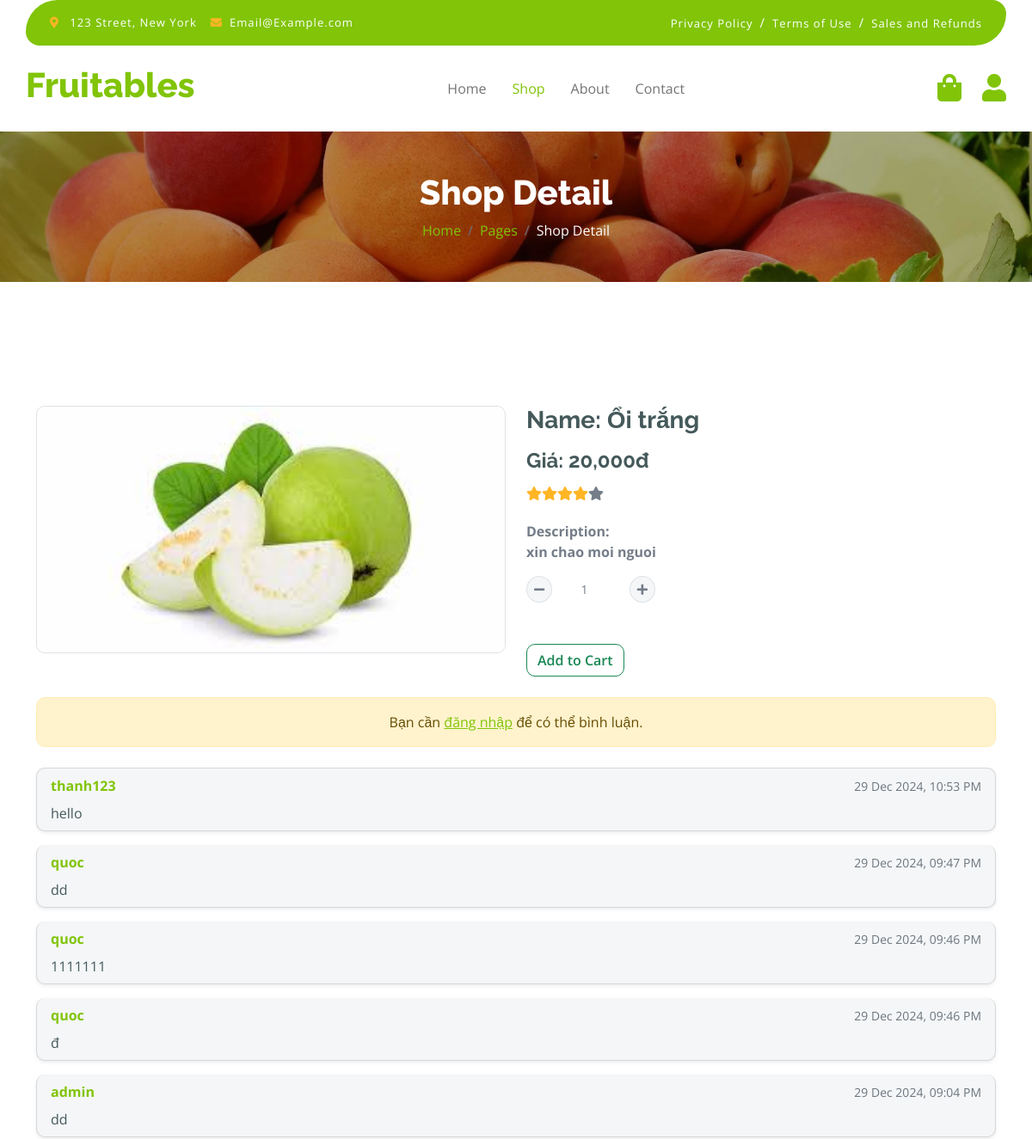
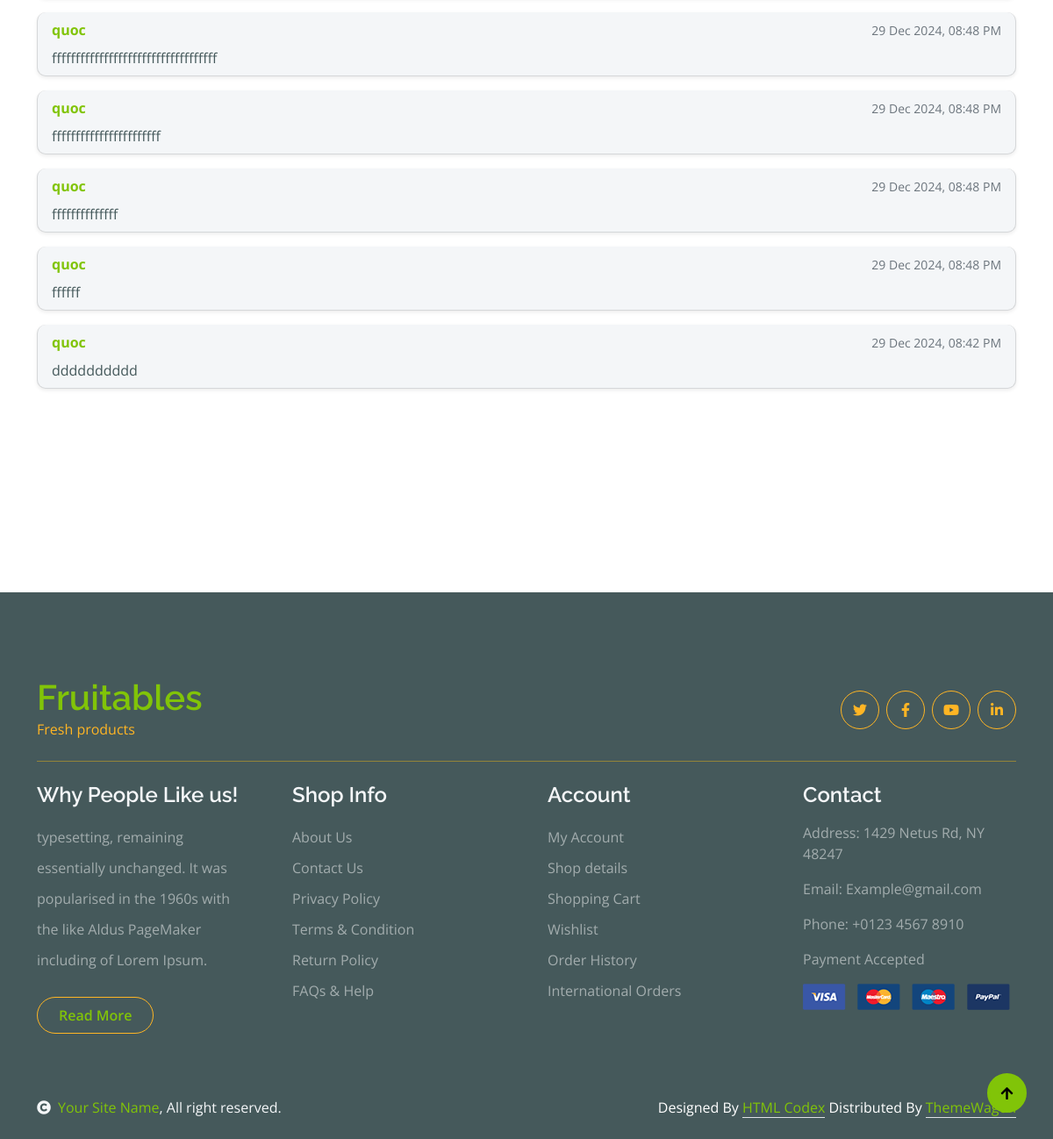
The page /product.php?id=10 on the database its author committed (2 pictures, top to bottom).
### tables this page shows
CREATE TABLE IF NOT EXISTS `products` (
  `id` int NOT NULL AUTO_INCREMENT,
  `name` varchar(255) NOT NULL,
  `price` int NOT NULL,
  `description` text NOT NULL,
  `image` varchar(255) NOT NULL,
  `views` int NOT NULL DEFAULT '0',
  `likes` int NOT NULL DEFAULT '0',
  `status` tinyint NOT NULL DEFAULT '1',
  PRIMARY KEY (`id`)
);

CREATE TABLE IF NOT EXISTS `comments` (
  `id` int NOT NULL AUTO_INCREMENT,
  `content` varchar(255) NOT NULL,
  `product_id` int NOT NULL,
  `user_id` int NOT NULL,
  `created_at` datetime DEFAULT CURRENT_TIMESTAMP,
  PRIMARY KEY (`id`)
);

CREATE TABLE IF NOT EXISTS `users` (
  `id` int NOT NULL AUTO_INCREMENT,
  `username` varchar(100) NOT NULL,
  `password` varchar(255) NOT NULL,
  `role_id` int NOT NULL DEFAULT '2',
  `created_at` timestamp NULL DEFAULT CURRENT_TIMESTAMP,
  PRIMARY KEY (`id`),
  UNIQUE KEY `username` (`username`),
  KEY `role_id` (`role_id`)
);

### app/model/Product.php (called while the page is built, shortened)
<?php
class Product extends Database
{
    public function find($id)
    {
        $sql = parent::$connection->prepare("SELECT `products`.*, GROUP_CONCAT(`category_product`.`category_id`) AS 'category_ids'
                                            FROM `products`
                                            LEFT JOIN `category_product`
                                            ON `products`.`id` = `category_product`.`product_id`
                                            WHERE `id`=?
                                            GROUP BY `products`.`id`");
        $sql->bind_param('i', $id);
        return parent::select($sql)[0];
    }
}

### app/model/Database.php (called while the page is built, shortened)
<?php
class Database
{
     public function select($sql)
     {
          $sql->execute();
          $items = $sql->get_result()->fetch_all(MYSQLI_ASSOC);
          return $items;
     }
}

### app/model/Comment.php (called while the page is built, shortened)
<?php
class Comment extends Database
{
    public function find($productId)
    {
        $sql = parent::$connection->prepare("SELECT
        `comments`.*,
        `users`.`username` AS user_name
    FROM
        `comments`
    LEFT JOIN
        `users`
    ON
        `comments`.`user_id` = `users`.`id`
    WHERE
        `comments`.`product_id` =?
    ORDER BY
        `comments`.`id` DESC;");
        $sql->bind_param('i', $productId);
        return parent::select($sql);
    }
}

### product.php (the view, shortened to what this page needs)
<?php
require_once "config/database.php";
$id = $_GET['id'];
$productModel = new Product();
$product = $productModel->find($id);
$commentModel = new Comment();
$comments = $commentModel->find($id);
?>
<!DOCTYPE html>
<html lang="en">
<head>
    <link rel="stylesheet" href="https://use.fontawesome.com/releases/v5.15.4/css/all.css" />
    <link href="https://cdn.jsdelivr.net/npm/bootstrap-icons@1.4.1/font/bootstrap-icons.css" rel="stylesheet">
    <link href="lib/lightbox/css/lightbox.min.css" rel="stylesheet">
    <link href="lib/owlcarousel/assets/owl.carousel.min.css" rel="stylesheet">
    <link href="css/bootstrap.min.css" rel="stylesheet">
    <link href="css/style.css" rel="stylesheet">
</head>
<body>
    <div class="container-fluid fixed-top">
        <div class="container topbar bg-primary d-none d-lg-block">
            <div class="d-flex justify-content-between">
                <div class="top-info ps-2">
                    <small class="me-3"><i class="fas fa-map-marker-alt me-2 text-secondary"></i> <a href="#" class="text-white">123 Street, New York</a></small>
                    <small class="me-3"><i class="fas fa-envelope me-2 text-secondary"></i><a href="#" class="text-white">Email@Example.com</a></small>
                </div>
                <div class="top-link pe-2">
                    <a href="#" class="text-white"><small class="text-white mx-2">Privacy Policy</small>/</a>
                    <a href="#" class="text-white"><small class="text-white mx-2">Terms of Use</small>/</a>
                    <a href="#" class="text-white"><small class="text-white ms-2">Sales and Refunds</small></a>
                </div>
            </div>
        </div>
        <div class="container px-0">
            <nav class="navbar navbar-light bg-white navbar-expand-xl">
                <a href="index.php" class="navbar-brand">
                    <h1 class="text-primary display-6">Fruitables</h1>
                </a>
                <div class="collapse navbar-collapse bg-white" id="navbarCollapse">
                    <div class="navbar-nav mx-auto">
                        <a href="index.php" class="nav-item nav-link">Home</a>
                        <a href="shop.php" class="nav-item nav-link active">Shop</a>
                        <a href="about.php" class="nav-item nav-link">About</a>
                        <a href="contact.php" class="nav-item nav-link">Contact</a>
                    </div>
                    <div class="d-flex m-3 me-0">
                        <a href="cart.php" class="position-relative me-4 my-auto">
                            <i class="fa fa-shopping-bag fa-2x"></i>
                        </a>
                        <?php if (isset($_SESSION['isLoggedIn']) && $_SESSION['isLoggedIn'] === true): ?>
                            <div class="d-flex align-items-center">
                                <span class="text-dark me-3"><?php echo $_SESSION['username']; ?></span>
                                <a href="logout.php" class="btn btn-danger">Đăng xuất</a>
                            </div>
                        <?php else: ?>
                            <a href="login.php" class="my-auto">
                                <i class="fas fa-user fa-2x"></i>
                            </a>
                        <?php endif; ?>
                    </div>
                </div>
            </nav>
        </div>
    </div>
    <div class="container-fluid page-header py-5">
        <h1 class="text-center text-white display-6">Shop Detail</h1>
        <ol class="breadcrumb justify-content-center mb-0">
            <li class="breadcrumb-item"><a href="index.php">Home</a></li>
            <li class="breadcrumb-item"><a href="#">Pages</a></li>
            <li class="breadcrumb-item active text-white">Shop Detail</li>
        </ol>
    </div>
    <div class="container-fluid py-5 mt-5">
        <div class="container py-5">
            <div class="row g-4 mb-5">
                <div class="col-lg-12 col-xl-12">
                    <form action="cart.php" method="post">
                        <div class="row g-4">
                            <div class="col-lg-6">
                                <div class="border rounded">
                                    <a href="#">
                                        <img src="public/images/<?php echo $product['image']; ?>" class="img-fluid rounded" alt="Image" width="100%">
                                    </a>
                                </div>
                            </div>
                            <div class="col-lg-6">
                                <h3 class="fw-bold mb-3">Name: <?php echo $product['name']; ?></h3>
                                <h4 class="fw-bold mb-3">Giá: <?php echo number_format($product['price']); ?>đ</h4>
                                <div class="d-flex mb-4">
                                    <i class="fa fa-star text-secondary"></i>
                                    <i class="fa fa-star text-secondary"></i>
                                    <i class="fa fa-star text-secondary"></i>
                                    <i class="fa fa-star text-secondary"></i>
                                    <i class="fa fa-star"></i>
                                </div>
                                <div class="fw-bold mb-3">Description: <?php echo $product['description']; ?></div>
                                <div class="input-group quantity mb-5" style="width: 150px;">
                                    <div class="input-group-btn">
                                        <button type="button" class="btn btn-sm btn-minus rounded-circle bg-light border" onclick="updateQuantity(-1)">
                                            <i class="fa fa-minus"></i>
                                        </button>
                                    </div>
                                    <input type="number" name="quantity" id="quantity" class="form-control form-control-sm text-center border-0" value="1" min="1">
                                    <div class="input-group-btn">
                                        <button type="button" class="btn btn-sm btn-plus rounded-circle bg-light border" onclick="updateQuantity(1)">
                                            <i class="fa fa-plus"></i>
                                        </button>
                                    </div>
                                </div>
                                <button type="submit" class="btn btn-outline-success" name="btn-add-to-cart">
                                    Add to Cart
                                </button>
                            </div>
                        </div>
                    </form>
                    <br>
                    <?php if (!isset($_SESSION['isLoggedIn']) || $_SESSION['isLoggedIn'] !== true) : ?>
                        <div class="alert alert-warning text-center mb-4" role="alert">
                            Bạn cần <a href="login.php" class="text-decoration-underline text-primary">đăng nhập</a> để có thể bình luận.
                        </div>
                    <?php endif; ?>
                    <ul class="list-group mb-4">
                        <?php if (!empty($comments)) : ?>
                            <?php foreach ($comments as $comment) : ?>
                                <li class="list-group-item bg-light rounded shadow-sm mb-3">
                                    <div class="d-flex justify-content-between align-items-center mb-2">
                                        <span class="fw-bold text-primary"><?php echo $comment['user_name']; ?></span>
                                        <small class="text-muted"><?php echo date("d M Y, h:i A", strtotime($comment['created_at'])); ?></small>
                                    </div>
                                    <p class="mb-0 text-dark"><?php echo $comment['content']; ?></p>
                                </li>
                            <?php endforeach; ?>
                        <?php else : ?>
                            <li class="list-group-item bg-light rounded shadow-sm">
                                <p class="mb-0 text-dark text-center">Chưa có bình luận nào.</p>
                            </li>
                        <?php endif; ?>
                    </ul>
                </div>
            </div>
        </div>
    </div>
    <div class="container-fluid bg-dark text-white-50 footer pt-5 mt-5">
        <div class="container py-5">
            <div class="pb-4 mb-4" style="border-bottom: 1px solid rgba(226, 175, 24, 0.5) ;">
                <div class="row g-4">
                    <div class="col-lg-3">
                        <a href="#">
                            <h1 class="text-primary mb-0">Fruitables</h1>
                            <p class="text-secondary mb-0">Fresh products</p>
                        </a>
                    </div>
                    <div class="col-lg-6">
                    </div>
                    <div class="col-lg-3">
                        <div class="d-flex justify-content-end pt-3">
                            <a class="btn  btn-outline-secondary me-2 btn-md-square rounded-circle" href=""><i class="fab fa-twitter"></i></a>
                            <a class="btn btn-outline-secondary me-2 btn-md-square rounded-circle" href=""><i class="fab fa-facebook-f"></i></a>
                            <a class="btn btn-outline-secondary me-2 btn-md-square rounded-circle" href=""><i class="fab fa-youtube"></i></a>
                            <a class="btn btn-outline-secondary btn-md-square rounded-circle" href=""><i class="fab fa-linkedin-in"></i></a>
                        </div>
                    </div>
                </div>
            </div>
            <div class="row g-5">
                <div class="col-lg-3 col-md-6">
                    <div class="footer-item">
                        <h4 class="text-light mb-3">Why People Like us!</h4>
                        <p class="mb-4">typesetting, remaining essentially unchanged. It was
                            popularised in the 1960s with the like Aldus PageMaker including of Lorem Ipsum.</p>
                        <a href="" class="btn border-secondary py-2 px-4 rounded-pill text-primary">Read More</a>
                    </div>
                </div>
                <div class="col-lg-3 col-md-6">
                    <div class="d-flex flex-column text-start footer-item">
                        <h4 class="text-light mb-3">Shop Info</h4>
                        <a class="btn-link" href="">About Us</a>
                        <a class="btn-link" href="">Contact Us</a>
                        <a class="btn-link" href="">Privacy Policy</a>
                        <a class="btn-link" href="">Terms & Condition</a>
                        <a class="btn-link" href="">Return Policy</a>
                        <a class="btn-link" href="">FAQs & Help</a>
                    </div>
                </div>
                <div class="col-lg-3 col-md-6">
                    <div class="d-flex flex-column text-start footer-item">
                        <h4 class="text-light mb-3">Account</h4>
                        <a class="btn-link" href="">My Account</a>
                        <a class="btn-link" href="">Shop details</a>
                        <a class="btn-link" href="">Shopping Cart</a>
                        <a class="btn-link" href="">Wishlist</a>
                        <a class="btn-link" href="">Order History</a>
                        <a class="btn-link" href="">International Orders</a>
                    </div>
                </div>
                <div class="col-lg-3 col-md-6">
                    <div class="footer-item">
                        <h4 class="text-light mb-3">Contact</h4>
                        <p>Address: 1429 Netus Rd, NY 48247</p>
                        <p>Email: Example@gmail.com</p>
                        <p>Phone: +0123 4567 8910</p>
                        <p>Payment Accepted</p>
                        <img src="img/payment.png" class="img-fluid" alt="">
                    </div>
                </div>
            </div>
        </div>
    </div>
    <div class="container-fluid copyright bg-dark py-4">
        <div class="container">
            <div class="row">
                <div class="col-md-6 text-center text-md-start mb-3 mb-md-0">
                    <span class="text-light"><a href="#"><i class="fas fa-copyright text-light me-2"></i>Your Site Name</a>, All right reserved.</span>
                </div>
                <div class="col-md-6 my-auto text-center text-md-end text-white">
                    Designed By <a class="border-bottom" href="https://htmlcodex.com">HTML Codex</a> Distributed By <a class="border-bottom" href="https://themewagon.com">ThemeWagon</a>
                </div>
            </div>
        </div>
    </div>
    <a href="#" class="btn btn-primary border-3 border-primary rounded-circle back-to-top"><i class="fa fa-arrow-up"></i></a>
</body>
</html>

### rows shown on the page
products: image (picture), name "Ổi trắng", price "20,000", description "xin chao moi nguoi"
comments: user.username "thanh123", created_at "29 Dec 2024, 10:53 PM", content "hello"
comments: user.username "quoc", created_at "29 Dec 2024, 09:47 PM", content "dd"
comments: user.username "quoc", created_at "29 Dec 2024, 09:46 PM", content "1111111"
comments: user.username "quoc", created_at "29 Dec 2024, 09:46 PM", content "đ"
comments: user.username "admin", created_at "29 Dec 2024, 09:04 PM", content "dd"
comments: user.username "quoc", created_at "29 Dec 2024, 08:48 PM", content "fffffffffffffffffffffffffffffffffff"
comments: user.username "quoc", created_at "29 Dec 2024, 08:48 PM", content "fffffffffffffffffffffff"
comments: user.username "quoc", created_at "29 Dec 2024, 08:48 PM", content "ffffffffffffff"
comments: user.username "quoc", created_at "29 Dec 2024, 08:48 PM", content "ffffff"
comments: user.username "quoc", created_at "29 Dec 2024, 08:42 PM", content "dddddddddd"
